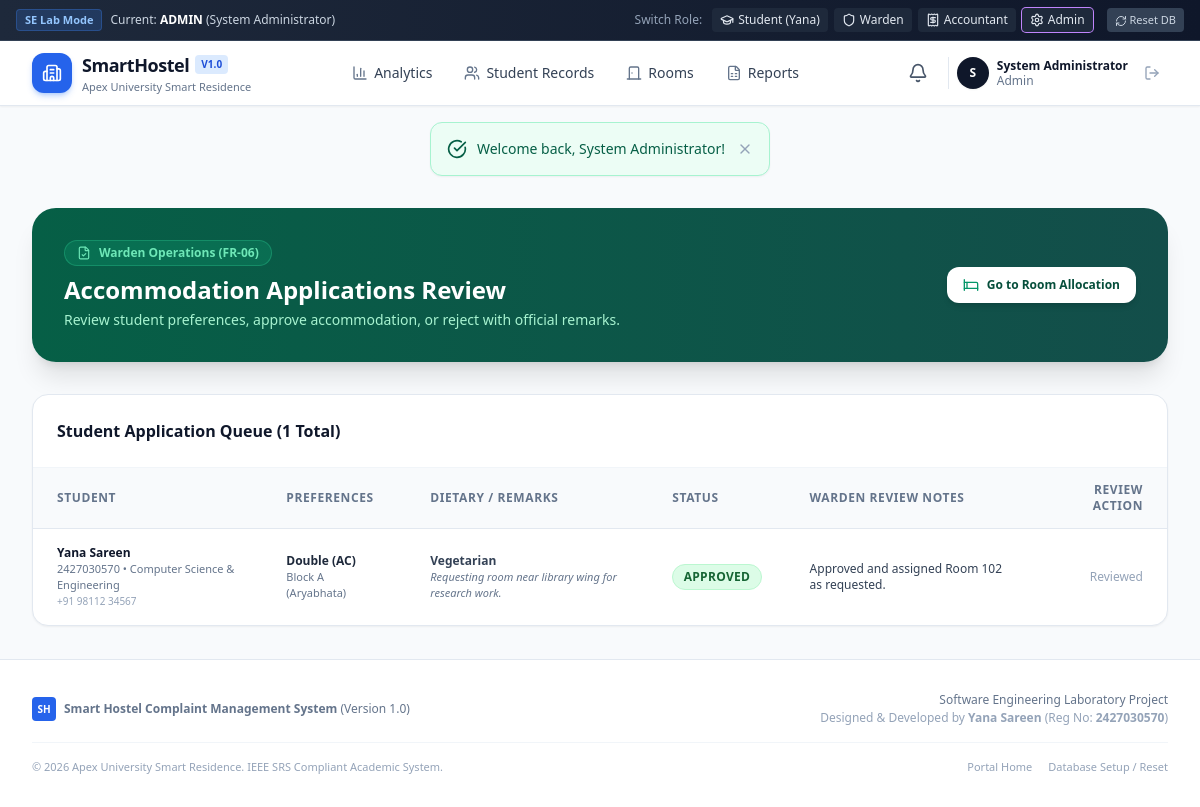
The page /warden_applications.php (signed in) on the database its author committed.
### tables this page shows
CREATE TABLE `applications` (
  `id` INT AUTO_INCREMENT PRIMARY KEY,
  `student_id` INT NOT NULL,
  `preferred_room_type` VARCHAR(50) NOT NULL,
  `preferred_block` VARCHAR(50) NOT NULL,
  `dietary_preference` VARCHAR(50) DEFAULT 'Vegetarian',
  `remarks` TEXT DEFAULT NULL,
  `status` ENUM('Pending', 'Approved', 'Rejected') NOT NULL DEFAULT 'Pending',
  `reviewed_by` INT DEFAULT NULL,
  `review_notes` TEXT DEFAULT NULL,
  `allocated_room_id` INT DEFAULT NULL,
  `created_at` DATETIME DEFAULT CURRENT_TIMESTAMP,
  FOREIGN KEY (`student_id`) REFERENCES `students`(`id`) ON DELETE CASCADE,
  FOREIGN KEY (`reviewed_by`) REFERENCES `users`(`id`) ON DELETE SET NULL,
  FOREIGN KEY (`allocated_room_id`) REFERENCES `rooms`(`id`) ON DELETE SET NULL
);

CREATE TABLE `users` (
  `id` INT AUTO_INCREMENT PRIMARY KEY,
  `name` VARCHAR(100) NOT NULL,
  `email` VARCHAR(100) NOT NULL UNIQUE,
  `password` VARCHAR(255) NOT NULL,
  `role` ENUM('student', 'warden', 'accountant', 'admin') NOT NULL DEFAULT 'student',
  `phone` VARCHAR(20) DEFAULT NULL,
  `reg_no` VARCHAR(50) DEFAULT NULL,
  `avatar` VARCHAR(255) DEFAULT 'assets/img/default-avatar.png',
  `created_at` DATETIME DEFAULT CURRENT_TIMESTAMP
);

CREATE TABLE `students` (
  `id` INT AUTO_INCREMENT PRIMARY KEY,
  `user_id` INT NOT NULL,
  `reg_no` VARCHAR(50) NOT NULL UNIQUE,
  `room_id` INT DEFAULT NULL,
  `department` VARCHAR(100) NOT NULL,
  `year` VARCHAR(20) NOT NULL DEFAULT '2nd Year',
  `gender` ENUM('Male', 'Female', 'Other') NOT NULL DEFAULT 'Female',
  `emergency_contact` VARCHAR(150) DEFAULT NULL,
  `check_in_date` DATE DEFAULT NULL,
  `check_out_date` DATE DEFAULT NULL,
  `status` VARCHAR(50) NOT NULL DEFAULT 'Active Resident',
  FOREIGN KEY (`user_id`) REFERENCES `users`(`id`) ON DELETE CASCADE,
  FOREIGN KEY (`room_id`) REFERENCES `rooms`(`id`) ON DELETE SET NULL
);

### warden_applications.php (the view, shortened to what this page needs)
<?php
$db = get_db();
$stmt = $db->query("SELECT a.*, s.reg_no, s.department, s.year, s.gender, s.emergency_contact, u.name as student_name, u.phone as student_phone, r.room_number as allocated_room_num
                    FROM applications a
                    JOIN students s ON a.student_id = s.id
                    JOIN users u ON s.user_id = u.id
                    LEFT JOIN rooms r ON a.allocated_room_id = r.id
                    ORDER BY a.id DESC");
$all_applications = $stmt->fetchAll();
require_once __DIR__ . '/includes/header.php';
require_once __DIR__ . '/includes/navbar.php';
?>
<div class="max-w-7xl mx-auto px-4 sm:px-6 lg:px-8 py-8 space-y-8">
    <div class="bg-gradient-to-r from-emerald-800 to-teal-900 rounded-3xl p-6 sm:p-8 text-white shadow-xl flex flex-col sm:flex-row sm:items-center justify-between gap-4">
        <div>
            <div class="inline-flex items-center gap-2 px-3 py-1 rounded-full text-xs font-semibold bg-emerald-500/20 text-emerald-300 border border-emerald-400/30 mb-2">
                <i data-lucide="file-check" class="w-3.5 h-3.5"></i> Warden Operations (FR-06)
            </div>
            <h1 class="text-2xl font-black">Accommodation Applications Review</h1>
            <p class="text-xs sm:text-sm text-emerald-200 mt-1">Review student preferences, approve accommodation, or reject with official remarks.</p>
        </div>
        <a href="warden_allocation.php" class="px-4 py-2.5 rounded-xl bg-white text-emerald-900 hover:bg-emerald-50 font-bold text-xs shadow-md transition flex items-center gap-2 flex-shrink-0">
            <i data-lucide="bed" class="w-4 h-4 text-emerald-600"></i> Go to Room Allocation
        </a>
    </div>
    <div class="bg-white rounded-2xl border border-slate-200 shadow-sm overflow-hidden">
        <div class="p-6 border-b border-slate-100 flex items-center justify-between">
            <h3 class="font-bold text-slate-900 text-base">Student Application Queue (<?= count($all_applications) ?> Total)</h3>
        </div>
        <div class="overflow-x-auto">
            <table class="w-full text-left text-xs text-slate-600">
                <thead class="bg-slate-50 text-slate-500 uppercase tracking-wider font-semibold border-b border-slate-200">
                    <tr>
                        <th class="px-6 py-3.5">Student</th>
                        <th class="px-6 py-3.5">Preferences</th>
                        <th class="px-6 py-3.5">Dietary / Remarks</th>
                        <th class="px-6 py-3.5">Status</th>
                        <th class="px-6 py-3.5">Warden Review Notes</th>
                        <th class="px-6 py-3.5 text-right">Review Action</th>
                    </tr>
                </thead>
                <tbody class="divide-y divide-slate-100">
                    <?php foreach ($all_applications as $app): ?>
                        <tr class="hover:bg-slate-50/80 transition">
                            <td class="px-6 py-4">
                                <p class="font-bold text-slate-900"><?= htmlspecialchars($app['student_name']) ?></p>
                                <p class="text-[11px] text-slate-500"><?= htmlspecialchars($app['reg_no']) ?> • <?= htmlspecialchars($app['department']) ?></p>
                                <p class="text-[10px] text-slate-400"><?= htmlspecialchars($app['student_phone'] ?? '') ?></p>
                            </td>
                            <td class="px-6 py-4">
                                <strong class="text-slate-800"><?= htmlspecialchars($app['preferred_room_type']) ?></strong>
                                <p class="text-[11px] text-slate-500"><?= htmlspecialchars($app['preferred_block']) ?></p>
                            </td>
                            <td class="px-6 py-4 max-w-xs">
                                <span class="font-semibold text-slate-700"><?= htmlspecialchars($app['dietary_preference']) ?></span>
                                <p class="text-[11px] text-slate-500 italic"><?= htmlspecialchars($app['remarks'] ?: 'None') ?></p>
                            </td>
                            <td class="px-6 py-4">
                                <span class="badge-status <?= $app['status'] === 'Approved' ? 'badge-resolved' : ($app['status'] === 'Rejected' ? 'badge-escalated' : 'badge-pending') ?>">
                                    <?= htmlspecialchars($app['status']) ?>
                                </span>
                            </td>
                            <td class="px-6 py-4 text-slate-700 max-w-xs">
                                <?= htmlspecialchars($app['review_notes'] ?: '—') ?>
                            </td>
                            <td class="px-6 py-4 text-right">
                                <?php if ($app['status'] === 'Pending'): ?>
                                    <button onclick="openModal('reviewAppModal_<?= $app['id'] ?>')" class="px-3 py-1.5 rounded-lg bg-emerald-600 hover:bg-emerald-700 text-white font-semibold transition">
                                        Review
                                    </button>
                                <?php else: ?>
                                    <span class="text-slate-400 text-xs">Reviewed</span>
                                <?php endif; ?>
                            </td>
                        </tr>
                    <?php endforeach; ?>
                </tbody>
            </table>
        </div>
    </div>
</div>
<?php require_once __DIR__ . '/includes/footer.php'; ?>

### assets/css/styles.css (style rules this page uses)
:root { --primary: #2563eb; --primary-hover: #1d4ed8; --primary-light: #eff6ff; --secondary: #475569; --success: #16a34a; --warning: #f59e0b; --danger: #dc2626; --dark: #0f172a; --card-bg: #ffffff; --border-color: #e2e8f0; }
body { font-family: -apple-system, BlinkMacSystemFont, "Segoe UI", Roboto, "Helvetica Neue", Arial, sans-serif; background-color: #f8fafc; color: #1e293b; min-height: 100vh; display: flex; flex-direction: column; }
.badge-status { display: inline-flex; align-items: center; padding: 0.25rem 0.65rem; border-radius: 9999px; font-size: 0.75rem; font-weight: 600; letter-spacing: 0.025em; text-transform: uppercase; }
.badge-resolved { background-color: #dcfce7; color: #166534; border: 1px solid #bbf7d0; }

### rows shown on the page
applications: users.name "Yana Sareen", student.reg_no "2427030570", student.department "Computer Science & Engineering", users.phone "+91 98112 34567", preferred_room_type "Double (AC)", preferred_block "Block A (Aryabhata)", dietary_preference "Vegetarian", remarks "Requesting room near library wing for research work.", status "APPROVED", review_notes "Approved and assigned Room 102 as requested.", shows "Reviewed"

### other values the page prints
$current_role "ADMIN"
$user['name'] "System Administrator"
substr($user['name'] ?? 'U', 0, 1) "S"
$role "Admin"
$flash['message'] "Welcome back, System Administrator!"
count($all_applications) "1"
APP_NAME "Smart Hostel Complaint Management System"
APP_VERSION "1.0"
HOSTEL_NAME "Apex University Smart Residence"
